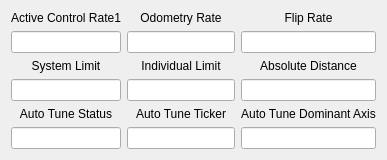
         <widget class="QWidget" name="ControllerDiagnostics">
          <property name="sizePolicy">
           <sizepolicy hsizetype="Preferred" vsizetype="Minimum">
            <horstretch>0</horstretch>
            <verstretch>0</verstretch>
           </sizepolicy>
          </property>
          <attribute name="title">
           <string>Controller Diagnostics</string>
          </attribute>
          <layout class="QGridLayout" name="gridLayout_4">
           <item row="6" column="1">
            <widget class="QLineEdit" name="AutoTuneTickerDisp">
             <property name="alignment">
              <set>Qt::AlignCenter</set>
             </property>
            </widget>
           </item>
           <item row="3" column="1">
            <widget class="QLabel" name="label_21">
             <property name="sizePolicy">
              <sizepolicy hsizetype="Preferred" vsizetype="Minimum">
               <horstretch>0</horstretch>
               <verstretch>0</verstretch>
              </sizepolicy>
             </property>
             <property name="text">
              <string>Individual Limit</string>
             </property>
             <property name="alignment">
              <set>Qt::AlignCenter</set>
             </property>
            </widget>
           </item>
           <item row="6" column="2">
            <widget class="QLineEdit" name="AutoTuneDominantAxisDisp">
             <property name="alignment">
              <set>Qt::AlignCenter</set>
             </property>
            </widget>
           </item>
           <item row="4" column="2">
            <widget class="QLineEdit" name="AbsoluteDistance">
             <property name="alignment">
              <set>Qt::AlignHCenter|Qt::AlignTop</set>
             </property>
            </widget>
           </item>
           <item row="5" column="1">
            <widget class="QLabel" name="AutoTuneTicker">
             <property name="text">
              <string>Auto Tune Ticker</string>
             </property>
             <property name="alignment">
              <set>Qt::AlignCenter</set>
             </property>
            </widget>
           </item>
           <item row="6" column="0">
            <widget class="QLineEdit" name="AutoTuneStatus">
             <property name="alignment">
              <set>Qt::AlignCenter</set>
             </property>
            </widget>
           </item>
           <item row="4" column="0">
            <widget class="QLineEdit" name="SLDiagnostics">
             <property name="alignment">
              <set>Qt::AlignHCenter|Qt::AlignTop</set>
             </property>
            </widget>
           </item>
           <item row="3" column="0">
            <widget class="QLabel" name="label_20">
             <property name="sizePolicy">
              <sizepolicy hsizetype="Preferred" vsizetype="Minimum">
               <horstretch>0</horstretch>
               <verstretch>0</verstretch>
              </sizepolicy>
             </property>
             <property name="text">
              <string>System Limit</string>
             </property>
             <property name="alignment">
              <set>Qt::AlignCenter</set>
             </property>
            </widget>
           </item>
           <item row="4" column="1">
            <widget class="QLineEdit" name="ILDiagnostics">
             <property name="alignment">
              <set>Qt::AlignHCenter|Qt::AlignTop</set>
             </property>
            </widget>
           </item>
           <item row="2" column="1">
            <widget class="QLineEdit" name="OdomDiagnostics">
             <property name="alignment">
              <set>Qt::AlignHCenter|Qt::AlignTop</set>
             </property>
            </widget>
           </item>
           <item row="2" column="0">
            <widget class="QLineEdit" name="ACDiagnostics">
             <property name="alignment">
              <set>Qt::AlignHCenter|Qt::AlignTop</set>
             </property>
            </widget>
           </item>
           <item row="5" column="2">
            <widget class="QLabel" name="AutoTuneDominantAxis">
             <property name="sizePolicy">
              <sizepolicy hsizetype="Preferred" vsizetype="Fixed">
               <horstretch>0</horstretch>
               <verstretch>0</verstretch>
              </sizepolicy>
             </property>
             <property name="text">
              <string>Auto Tune Dominant Axis</string>
             </property>
             <property name="alignment">
              <set>Qt::AlignCenter</set>
             </property>
            </widget>
           </item>
           <item row="5" column="0">
            <widget class="QLabel" name="label_25">
             <property name="text">
              <string>Auto Tune Status</string>
             </property>
             <property name="alignment">
              <set>Qt::AlignCenter</set>
             </property>
            </widget>
           </item>
           <item row="2" column="2">
            <widget class="QLineEdit" name="FlipDiagnostics">
             <property name="alignment">
              <set>Qt::AlignHCenter|Qt::AlignTop</set>
             </property>
            </widget>
           </item>
           <item row="3" column="2">
            <widget class="QLabel" name="label_23">
             <property name="sizePolicy">
              <sizepolicy hsizetype="Preferred" vsizetype="Fixed">
               <horstretch>0</horstretch>
               <verstretch>0</verstretch>
              </sizepolicy>
             </property>
             <property name="text">
              <string>Absolute Distance</string>
             </property>
             <property name="alignment">
              <set>Qt::AlignCenter</set>
             </property>
            </widget>
           </item>
           <item row="1" column="1">
            <widget class="QLabel" name="label_13">
             <property name="sizePolicy">
              <sizepolicy hsizetype="Preferred" vsizetype="Fixed">
               <horstretch>0</horstretch>
               <verstretch>0</verstretch>
              </sizepolicy>
             </property>
             <property name="text">
              <string>Odometry Rate</string>
             </property>
             <property name="alignment">
              <set>Qt::AlignCenter</set>
             </property>
            </widget>
           </item>
           <item row="1" column="0">
            <widget class="QLabel" name="label_12">
             <property name="sizePolicy">
              <sizepolicy hsizetype="Preferred" vsizetype="Minimum">
               <horstretch>0</horstretch>
               <verstretch>0</verstretch>
              </sizepolicy>
             </property>
             <property name="text">
              <string>Active Control Rate1</string>
             </property>
             <property name="alignment">
              <set>Qt::AlignCenter</set>
             </property>
            </widget>
           </item>
           <item row="1" column="2">
            <widget class="QLabel" name="label_22">
             <property name="sizePolicy">
              <sizepolicy hsizetype="Preferred" vsizetype="Minimum">
               <horstretch>0</horstretch>
               <verstretch>0</verstretch>
              </sizepolicy>
             </property>
             <property name="text">
              <string>Flip Rate</string>
             </property>
             <property name="alignment">
              <set>Qt::AlignCenter</set>
             </property>
            </widget>
           </item>
          </layout>
         </widget>
